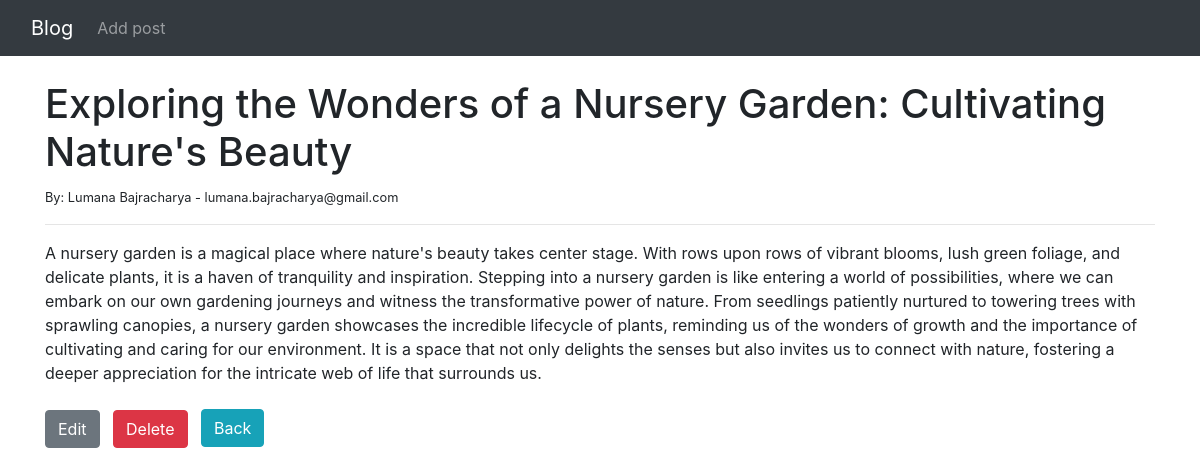
Page /article/5 on the committed database.
### blog/models.py (models this page shows, shortened)
class Post(models.Model):
    title = models.CharField(max_length=225)
    title_tag = models.CharField(max_length=255)
    author = models.ForeignKey(User, on_delete=models.CASCADE)
    body = models.TextField()

### blog/views.py (the view)
# urls.py: path('article/<int:pk>', ArticleDetailView.as_view(), name='article-details'),
class ArticleDetailView(DetailView):
    model = Post
    template_name = 'article_details.html'

### blog/templates/article_details.html (shortened to what this page needs)
{% extends "base.html" %}
{% block content %}
<h1>{{ post.title }}</h1>
<small>By: {{ post.author.first_name }} {{ post.author.last_name }} - {{ post.author.email }}</small>
<br>
<hr>
{{ post.body }}
<br>
<br>
<small><a href="{% url 'edit-post' post.pk %}" class="btn btn-secondary">Edit</a></small> &nbsp;
<small><a href="{% url 'delete-post' post.pk %}" class="btn btn-danger">Delete</a></small> &nbsp;
<a href="{% url 'home' %}" class="btn btn-info">Back</a>
{% endblock content %}

### rows in the picture
Post: title "Exploring the Wonders of a Nursery Garden: Cultivating Nature's Beauty", author.first_name "Lumana", author.last_name "Bajracharya", author.email "lumana.bajracharya@gmail.com", body "A nursery garden is a magical place where nature's beauty takes center stage. With rows upon rows of vibrant blooms, lush green foliage, and delicate plants, it is a haven of tranquility and inspiration. Stepping into a nursery garden is like entering a world of possibilities, where we can embark on our own gardening journeys and witness the transformative power of nature. From seedlings patiently nurtured to towering trees with sprawling canopies, a nursery garden showcases the incredible lifecycle of plants, reminding us of the wonders of growth and the importance of cultivating and caring for our environment. It is a space that not only delights the senses but also invites us to connect…"
